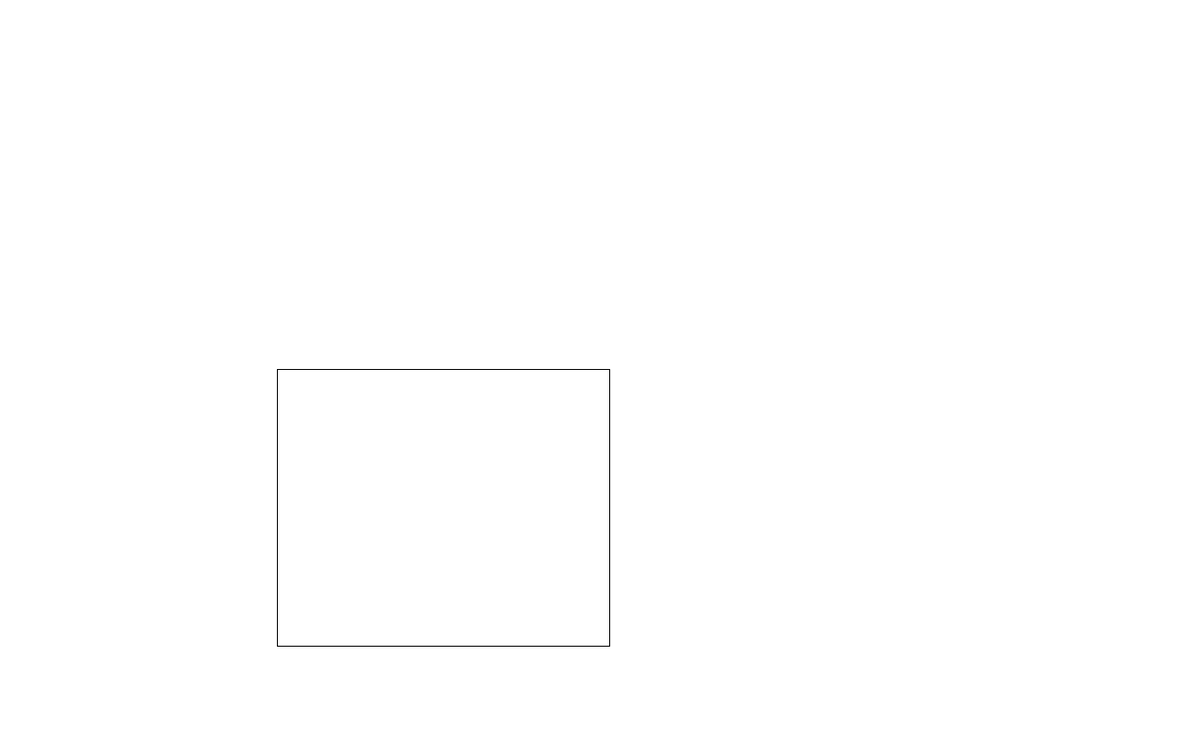
Frame 1 (no input)
Frame 60 (the mouse pressed at the canvas centre just before this capture): identical to frame 1, image omitted
Frame 120 (the mouse held since frame 60 and released just before this capture): identical to frame 1, image omitted

The Processing sketch that drew this single still picture (run headless with seeded random() and noise(); from frame 60 on, the mouse is pressed at the canvas centre):

// Processing sketch: testa
// ── testa.pde
ArrayList<test> funct  = new ArrayList<test>();
int a = 1;
int num = 0;
test p;

void setup(){
size(1300,800);
//funct = new ArrayList<test>();
     //delay(500);
     p = new test();
     //frameRate(4);
}

void draw(){
background(255);
p.update();
int total = funct.size();
text("The total number of buleets is: " + total,20,29);
text("life: " + p.life,20,89);
text("num: " + num,20,59);
rect(300,400,360,300);

//for(int i = 0; i <a; i++){
//     funct.add(new test());z
//}

for(test p : funct){
p.funct();
}
if(funct.size() > 10){
//funct.remove(0);
//funct.remove(1);
//funct.remove(2  );
funct.remove(0);
}   

if(p.dead()){
 funct.remove(0);
 p.life = 255;
 
}


//println(.get(0);


}

void keyPressed(){

  
  if(key == 'w'){
for(int i = 0; i <a; i++){
     funct.add(new test());
     funct.get(0);
}
  }

  if(key == 'e'){
 num = num + 1;
}
  
}



 

// ── test.pde
class test{
  float x = 200;
  public int y = 30;
  public float life = 255;

  
  void funct(){
   stroke(0,life);
   strokeWeight(2);
   fill(127,life);  
   rect(x,y,50,50);
   y = y + 3;  
   
   

   }
   

  void update(){
         life -= 1.5;
  }
      boolean dead(){
        if(life <= 0){
    return true;
   }else{
   return false;
   }
  
}  
  }

// funct.add(new test());
  // test part = funct.get(0);
  //part.funct()
